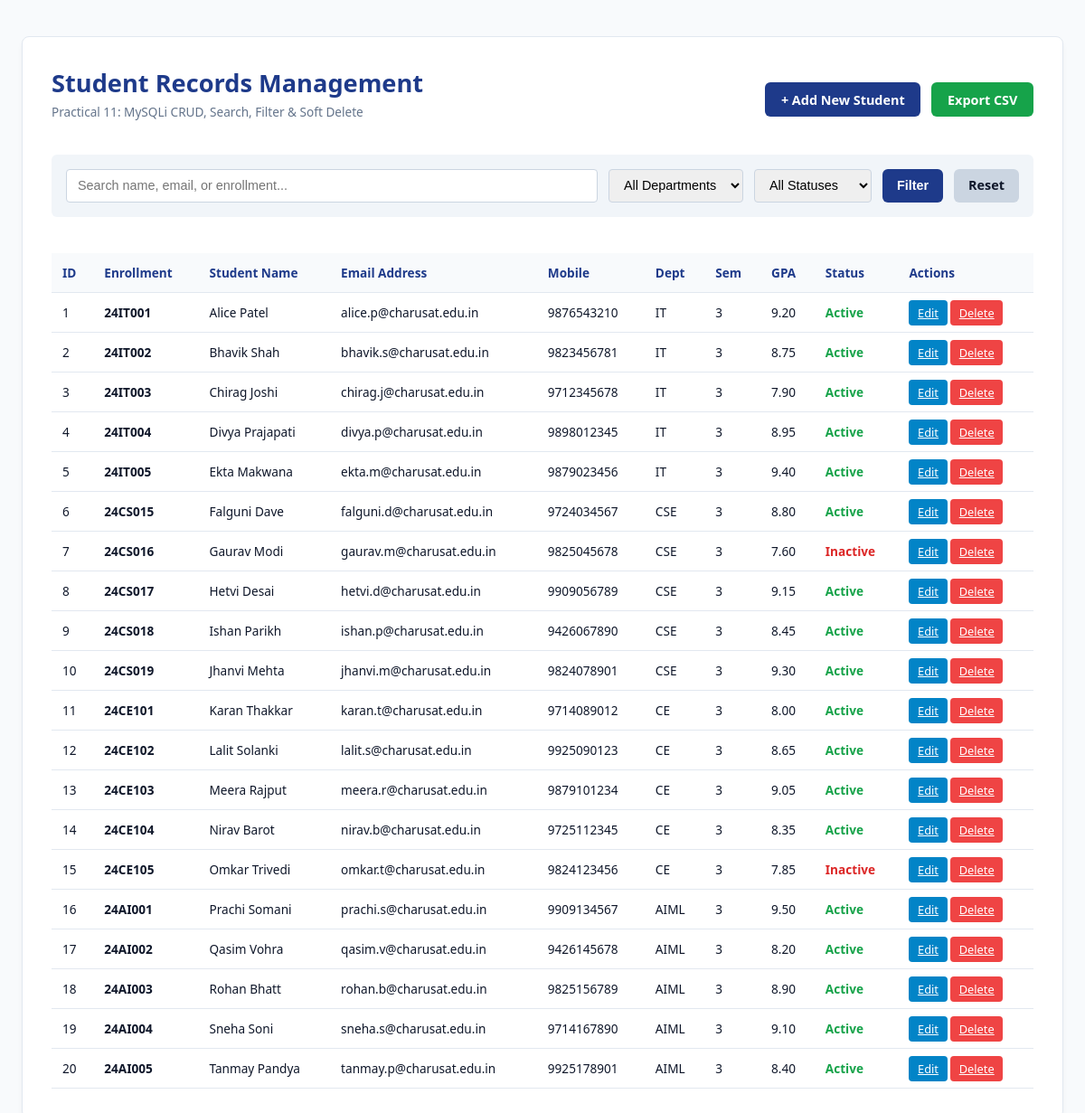
The page / on the database its author committed.
### tables this page shows
CREATE TABLE IF NOT EXISTS `students` (
  `id` INT AUTO_INCREMENT PRIMARY KEY,
  `user_id` INT NULL,
  `enrollment_no` VARCHAR(20) NOT NULL UNIQUE,
  `name` VARCHAR(100) NOT NULL,
  `email` VARCHAR(150) NOT NULL UNIQUE,
  `mobile` VARCHAR(15) NOT NULL,
  `department` VARCHAR(50) NOT NULL,
  `semester` TINYINT NOT NULL DEFAULT 3,
  `gpa` DECIMAL(3,2) DEFAULT 8.50,
  `status` ENUM('active', 'inactive') DEFAULT 'active',
  `created_at` TIMESTAMP DEFAULT CURRENT_TIMESTAMP
);

### index.php (the view, shortened to what this page needs)
<?php
$conn = getDB();
$search = trim($_GET['search'] ?? '');
$department = trim($_GET['department'] ?? '');
$sql = "SELECT id, enrollment_no, name, email, mobile, department, semester, gpa, status FROM students WHERE 1=1";
$sql .= " ORDER BY id ASC";
$stmt = $conn->prepare($sql);
$stmt->execute();
$result = $stmt->get_result();
$students = [];
while ($row = $result->fetch_assoc()) {
    $students[] = $row;
}
?>
<!DOCTYPE html>
<html lang="en">
<head>
</head>
<body>
  <div class="container">
    <div class="header-bar">
      <div>
        <h1>Student Records Management</h1>
        <p style="color: #64748b; font-size: 0.85rem; margin-top: 0.25rem;">Practical 11: MySQLi CRUD, Search, Filter &amp; Soft Delete</p>
      </div>
      <div>
        <a href="add_student.php" class="btn btn-primary">+ Add New Student</a>
        <a href="export_csv.php?search=<?= urlencode($search) ?>&department=<?= urlencode($department) ?>" class="btn btn-success" style="margin-left: 0.5rem;">Export CSV</a>
      </div>
    </div>
    <form method="GET" action="index.php" class="filter-bar">
      <input type="text" name="search" class="filter-input" style="flex: 2; min-width: 200px;" placeholder="Search name, email, or enrollment..." value="<?= htmlspecialchars($search) ?>" />
      <select name="department" class="filter-input">
        <option value="all">All Departments</option>
      </select>
      <select name="status" class="filter-input">
        <option value="all">All Statuses</option>
      </select>
      <button type="submit" class="btn btn-primary" style="padding: 0.55rem 1rem;">Filter</button>
      <a href="index.php" class="btn" style="background: #cbd5e1; color: #0f172a; padding: 0.55rem 1rem;">Reset</a>
    </form>
    <div style="overflow-x: auto;">
      <table>
        <thead>
          <tr>
            <th>ID</th>
            <th>Enrollment</th>
            <th>Student Name</th>
            <th>Email Address</th>
            <th>Mobile</th>
            <th>Dept</th>
            <th>Sem</th>
            <th>GPA</th>
            <th>Status</th>
            <th>Actions</th>
          </tr>
        </thead>
        <tbody>
          <?php if (empty($students)): ?>
            <tr><td colspan="10" style="text-align: center; color: #64748b; padding: 2rem;">No matching student records found.</td></tr>
          <?php else: ?>
            <?php foreach ($students as $s): ?>
              <tr>
                <td><?= $s['id'] ?></td>
                <td><strong><?= htmlspecialchars($s['enrollment_no']) ?></strong></td>
                <td><?= htmlspecialchars($s['name']) ?></td>
                <td><?= htmlspecialchars($s['email']) ?></td>
                <td><?= htmlspecialchars($s['mobile']) ?></td>
                <td><?= htmlspecialchars($s['department']) ?></td>
                <td><?= $s['semester'] ?></td>
                <td><?= $s['gpa'] ?></td>
                <td>
                  <span class="<?= $s['status'] === 'active' ? 'status-active' : 'status-inactive' ?>">
                    <?= ucfirst($s['status']) ?>
                  </span>
                </td>
                <td>
                  <a href="edit_student.php?id=<?= $s['id'] ?>" class="btn-edit">Edit</a>
                  <a href="delete_student.php?id=<?= $s['id'] ?>" class="btn-del" onclick="return confirm('Are you sure you want to delete or deactivate student <?= htmlspecialchars($s['name']) ?>?');">Delete</a>
                </td>
              </tr>
            <?php endforeach; ?>
          <?php endif; ?>
        </tbody>
      </table>
    </div>
  </div>
</body>
</html>

### index.php (style rules this page uses)
body { font-family: system-ui, sans-serif; background: #f8fafc; color: #0f172a; padding: 2rem 1rem; }
.container { max-width: 1100px; margin: 0 auto; background: white; padding: 2rem; border-radius: 8px; border: 1px solid #e2e8f0; box-shadow: 0 4px 6px -1px rgba(0,0,0,0.06); }
.header-bar { display: flex; justify-content: space-between; align-items: center; margin-bottom: 1.5rem; flex-wrap: wrap; gap: 1rem; }
h1 { color: #1e3a8a; font-size: 1.7rem; margin: 0; }
.btn { padding: 0.6rem 1.1rem; border-radius: 6px; text-decoration: none; font-weight: 600; font-size: 0.9rem; cursor: pointer; border: none; }
.btn-primary { background: #1e3a8a; color: white; }
.btn-success { background: #16a34a; color: white; }
.btn-edit { background: #0284c7; color: white; padding: 0.3rem 0.6rem; font-size: 0.8rem; border-radius: 4px; }
.btn-del { background: #ef4444; color: white; padding: 0.3rem 0.6rem; font-size: 0.8rem; border-radius: 4px; }
.filter-bar { display: flex; flex-wrap: wrap; gap: 0.75rem; margin-bottom: 1.5rem; background: #f1f5f9; padding: 1rem; border-radius: 6px; }
.filter-input { padding: 0.55rem 0.75rem; border: 1px solid #cbd5e1; border-radius: 4px; font-size: 0.9rem; }
table { width: 100%; border-collapse: collapse; margin-top: 1rem; }
th, td { padding: 0.75rem; text-align: left; border-bottom: 1px solid #e2e8f0; font-size: 0.85rem; }
th { background: #f8fafc; color: #1e3a8a; font-weight: 600; }
.status-active { color: #16a34a; font-weight: bold; }
.status-inactive { color: #dc2626; font-weight: bold; }

### rows shown on the page
students: id "1", enrollment_no "24IT001", name "Alice Patel", email "alice.p@charusat.edu.in", mobile "9876543210", department "IT", semester "3", gpa "9.20", status "Active"
students: id "2", enrollment_no "24IT002", name "Bhavik Shah", email "bhavik.s@charusat.edu.in", mobile "9823456781", department "IT", semester "3", gpa "8.75", status "Active"
students: id "3", enrollment_no "24IT003", name "Chirag Joshi", email "chirag.j@charusat.edu.in", mobile "9712345678", department "IT", semester "3", gpa "7.90", status "Active"
students: id "4", enrollment_no "24IT004", name "Divya Prajapati", email "divya.p@charusat.edu.in", mobile "9898012345", department "IT", semester "3", gpa "8.95", status "Active"
students: id "5", enrollment_no "24IT005", name "Ekta Makwana", email "ekta.m@charusat.edu.in", mobile "9879023456", department "IT", semester "3", gpa "9.40", status "Active"
students: id "6", enrollment_no "24CS015", name "Falguni Dave", email "falguni.d@charusat.edu.in", mobile "9724034567", department "CSE", semester "3", gpa "8.80", status "Active"
students: id "7", enrollment_no "24CS016", name "Gaurav Modi", email "gaurav.m@charusat.edu.in", mobile "9825045678", department "CSE", semester "3", gpa "7.60", status "Inactive"
students: id "8", enrollment_no "24CS017", name "Hetvi Desai", email "hetvi.d@charusat.edu.in", mobile "9909056789", department "CSE", semester "3", gpa "9.15", status "Active"
students: id "9", enrollment_no "24CS018", name "Ishan Parikh", email "ishan.p@charusat.edu.in", mobile "9426067890", department "CSE", semester "3", gpa "8.45", status "Active"
students: id "10", enrollment_no "24CS019", name "Jhanvi Mehta", email "jhanvi.m@charusat.edu.in", mobile "9824078901", department "CSE", semester "3", gpa "9.30", status "Active"
students: id "11", enrollment_no "24CE101", name "Karan Thakkar", email "karan.t@charusat.edu.in", mobile "9714089012", department "CE", semester "3", gpa "8.00", status "Active"
students: id "12", enrollment_no "24CE102", name "Lalit Solanki", email "lalit.s@charusat.edu.in", mobile "9925090123", department "CE", semester "3", gpa "8.65", status "Active"
students: id "13", enrollment_no "24CE103", name "Meera Rajput", email "meera.r@charusat.edu.in", mobile "9879101234", department "CE", semester "3", gpa "9.05", status "Active"
students: id "14", enrollment_no "24CE104", name "Nirav Barot", email "nirav.b@charusat.edu.in", mobile "9725112345", department "CE", semester "3", gpa "8.35", status "Active"
students: id "15", enrollment_no "24CE105", name "Omkar Trivedi", email "omkar.t@charusat.edu.in", mobile "9824123456", department "CE", semester "3", gpa "7.85", status "Inactive"
students: id "16", enrollment_no "24AI001", name "Prachi Somani", email "prachi.s@charusat.edu.in", mobile "9909134567", department "AIML", semester "3", gpa "9.50", status "Active"
students: id "17", enrollment_no "24AI002", name "Qasim Vohra", email "qasim.v@charusat.edu.in", mobile "9426145678", department "AIML", semester "3", gpa "8.20", status "Active"
students: id "18", enrollment_no "24AI003", name "Rohan Bhatt", email "rohan.b@charusat.edu.in", mobile "9825156789", department "AIML", semester "3", gpa "8.90", status "Active"
students: id "19", enrollment_no "24AI004", name "Sneha Soni", email "sneha.s@charusat.edu.in", mobile "9714167890", department "AIML", semester "3", gpa "9.10", status "Active"
students: id "20", enrollment_no "24AI005", name "Tanmay Pandya", email "tanmay.p@charusat.edu.in", mobile "9925178901", department "AIML", semester "3", gpa "8.40", status "Active"
